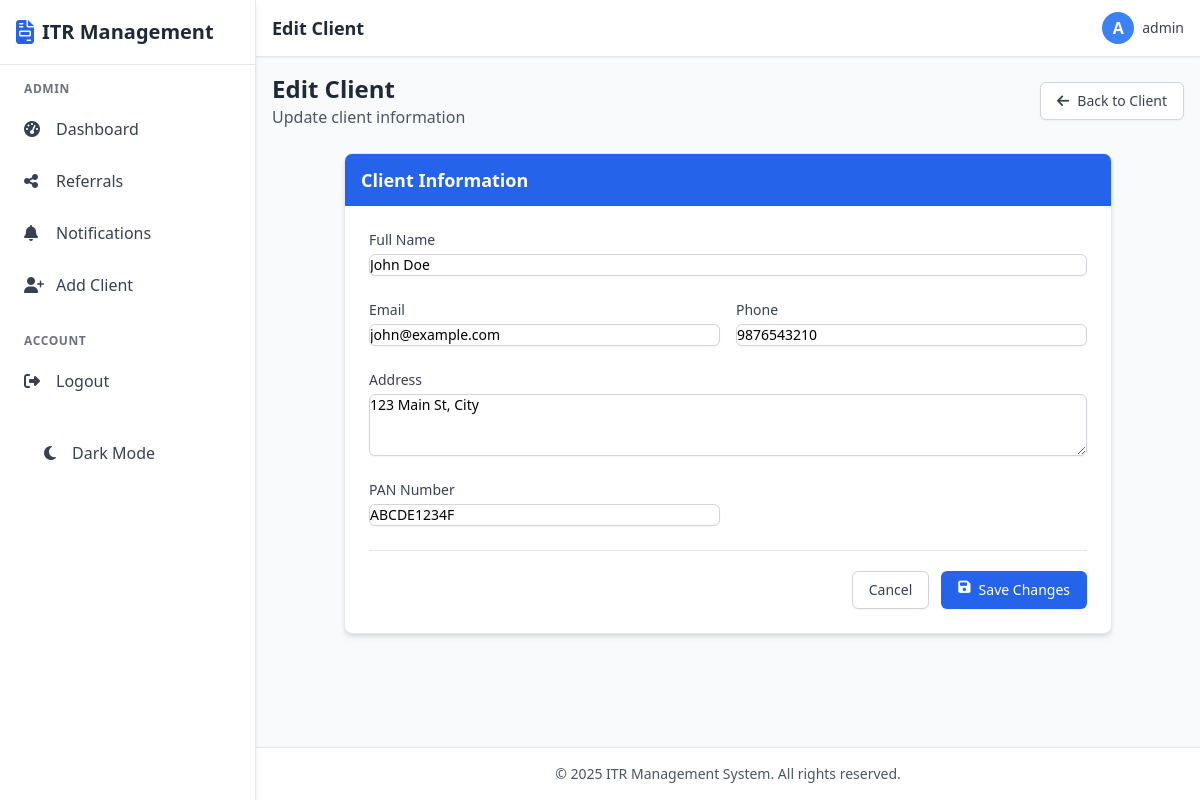
Screenshot of /admin/client/1/edit (signed in) with the database file from the repository.
### tables this page shows
CREATE TABLE clients (
    id INTEGER PRIMARY KEY AUTOINCREMENT,
    user_id INTEGER NOT NULL,
    full_name TEXT NOT NULL,
    email TEXT UNIQUE NOT NULL,
    phone TEXT,
    address TEXT,
    pan_number TEXT UNIQUE,
    referral_code TEXT UNIQUE,
    created_at TIMESTAMP DEFAULT CURRENT_TIMESTAMP,
    FOREIGN KEY (user_id) REFERENCES users (id)
);

### app.py (the view, shortened to what this page needs)
@admin_bp.route('/client/<int:client_id>/edit', methods=['GET', 'POST'])
@admin_required
def edit_client(client_id):
    client = query_db('SELECT * FROM clients WHERE id = ?', [client_id], one=True)
    if not client:
        flash('Client not found', 'error')
        return redirect(url_for('admin.dashboard'))
    return render_template('admin/edit_client.html', client=client)

### app.py (called while the page is built)
def get_db():
    db = getattr(g, '_database', None)
    if db is None:
        db = g._database = sqlite3.connect(DATABASE)
        db.row_factory = sqlite3.Row
    return db

def query_db(query, args=(), one=False):
    if DEBUG:
        print(f"Executing query: {query} with args: {args}")
    try:
        cur = get_db().execute(query, args)
        rv = cur.fetchall()
        cur.close()
        return (rv[0] if rv else None) if one else rv
    except Exception as e:
        print(f"Database error: {e}")
        if DEBUG:
            import traceback
            traceback.print_exc()
        return None if one else []

def admin_required(f):
    @wraps(f)
    def decorated_function(*args, **kwargs):
        if 'user_id' not in session:
            flash('Please log in to access this page', 'error')
            return redirect(url_for('index'))
        if not session.get('is_admin', False):
            flash('You do not have permission to access this page', 'error')
            return redirect(url_for('index'))
        return f(*args, **kwargs)
    return decorated_function

@app.context_processor
def utility_processor():
    return dict(
        query_db=query_db,
        now=datetime.now()  # Add current datetime to all templates
    )

@app.teardown_appcontext
def close_connection(exception):
    close_db(exception)

### templates/admin/edit_client.html (shortened to what this page needs)
{% extends 'base.html' %}
{% block header_title %}Edit Client{% endblock %}
{% block content %}
<div class="mb-6 flex justify-between items-center">
    <div>
        <h1 class="text-2xl font-bold text-gray-800">Edit Client</h1>
        <p class="text-gray-600">Update client information</p>
    </div>
    <a href="{{ url_for('admin.client_details', client_id=client.id) }}" class="inline-flex items-center px-4 py-2 border border-gray-300 shadow-sm text-sm font-medium rounded-md text-gray-700 bg-white hover:bg-gray-50 focus:outline-none focus:ring-2 focus:ring-offset-2 focus:ring-blue-500">
        <i class="fas fa-arrow-left mr-2"></i> Back to Client
    </a>
</div>
<div class="max-w-3xl mx-auto">
    <div class="bg-white rounded-lg shadow-md overflow-hidden border border-gray-200">
        <div class="bg-blue-600 px-4 py-3">
            <h2 class="text-lg font-semibold text-white">Client Information</h2>
        </div>
        <div class="p-6">
            <form method="post" class="space-y-6">
                <div class="grid grid-cols-1 gap-y-6 gap-x-4 sm:grid-cols-6">
                    <div class="sm:col-span-6">
                        <label for="full_name" class="block text-sm font-medium text-gray-700">Full Name</label>
                        <input type="text" name="full_name" id="full_name" value="{{ client.full_name }}" class="mt-1 block w-full border-gray-300 rounded-md shadow-sm focus:ring-blue-500 focus:border-blue-500 sm:text-sm">
                    </div>
                    <div class="sm:col-span-3">
                        <label for="email" class="block text-sm font-medium text-gray-700">Email</label>
                        <input type="email" name="email" id="email" value="{{ client.email }}" class="mt-1 block w-full border-gray-300 rounded-md shadow-sm focus:ring-blue-500 focus:border-blue-500 sm:text-sm">
                    </div>
                    <div class="sm:col-span-3">
                        <label for="phone" class="block text-sm font-medium text-gray-700">Phone</label>
                        <input type="tel" name="phone" id="phone" value="{{ client.phone }}" class="mt-1 block w-full border-gray-300 rounded-md shadow-sm focus:ring-blue-500 focus:border-blue-500 sm:text-sm">
                    </div>
                    <div class="sm:col-span-6">
                        <label for="address" class="block text-sm font-medium text-gray-700">Address</label>
                        <textarea name="address" id="address" rows="3" class="mt-1 block w-full border-gray-300 rounded-md shadow-sm focus:ring-blue-500 focus:border-blue-500 sm:text-sm">{{ client.address }}</textarea>
                    </div>
                    <div class="sm:col-span-3">
                        <label for="pan_number" class="block text-sm font-medium text-gray-700">PAN Number</label>
                        <input type="text" name="pan_number" id="pan_number" value="{{ client.pan_number }}" class="mt-1 block w-full border-gray-300 rounded-md shadow-sm focus:ring-blue-500 focus:border-blue-500 sm:text-sm">
                    </div>
                </div>
                <div class="pt-5 border-t border-gray-200">
                    <div class="flex justify-end">
                        <a href="{{ url_for('admin.client_details', client_id=client.id) }}" class="inline-flex justify-center py-2 px-4 border border-gray-300 shadow-sm text-sm font-medium rounded-md text-gray-700 bg-white hover:bg-gray-50 focus:outline-none focus:ring-2 focus:ring-offset-2 focus:ring-blue-500">
                            Cancel
                        </a>
                        <button type="submit" class="ml-3 inline-flex justify-center py-2 px-4 border border-transparent shadow-sm text-sm font-medium rounded-md text-white bg-blue-600 hover:bg-blue-700 focus:outline-none focus:ring-2 focus:ring-offset-2 focus:ring-blue-500">
                            <i class="fas fa-save mr-2"></i> Save Changes
                        </button>
                    </div>
                </div>
            </form>
        </div>
    </div>
</div>
{% endblock %}

### templates/base.html (style rules this page uses)
input, select, textarea { border-width: 1px; border-color: #d1d5db; border-radius: 0.375rem; padding: 0.5rem 0.75rem; }

### rows the page displays
clients: full_name "John Doe", email "john@example.com", phone "9876543210", address "123 Main St, City", pan_number "ABCDE1234F"

### other values shown
{{ session.get('username', 'U')[0]|upper }} "A"
{{ session.get('username', 'User') }} "admin"
